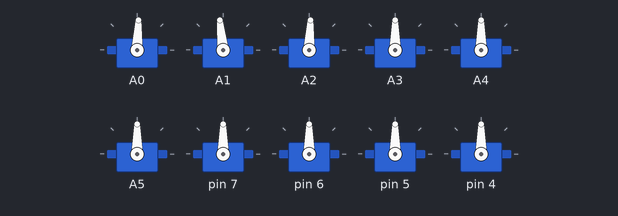
The sketch below on a simulated Arduino Uno, built with avr-gcc and run on an emulated ATmega328P. Shown: 10 × servo.

Above: at 2.2 s.
At 3.15 s:
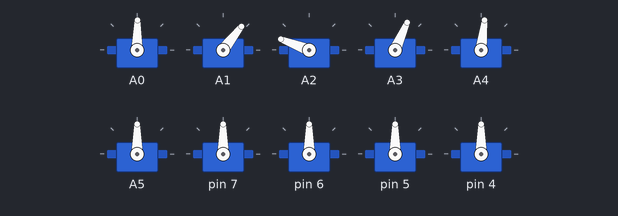
At 4.15 s:
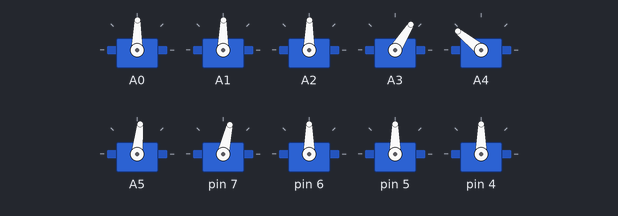
At 6.15 s:
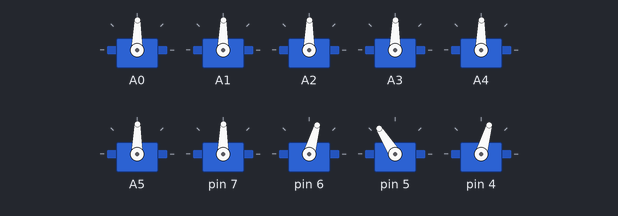
At 8.25 s:
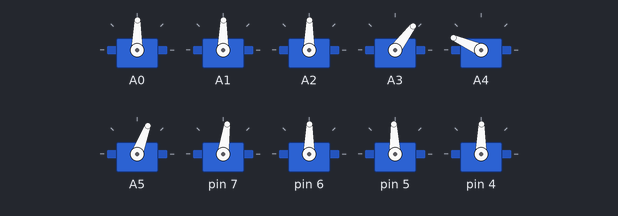
At 10.4 s:
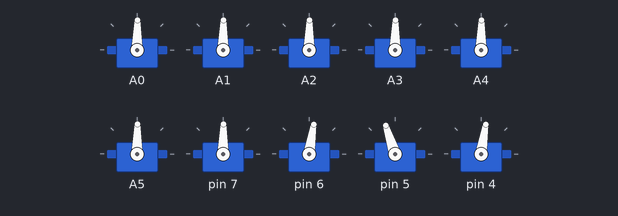
Timing chart, 0 to 13.0 s (numbered marks = the images above):
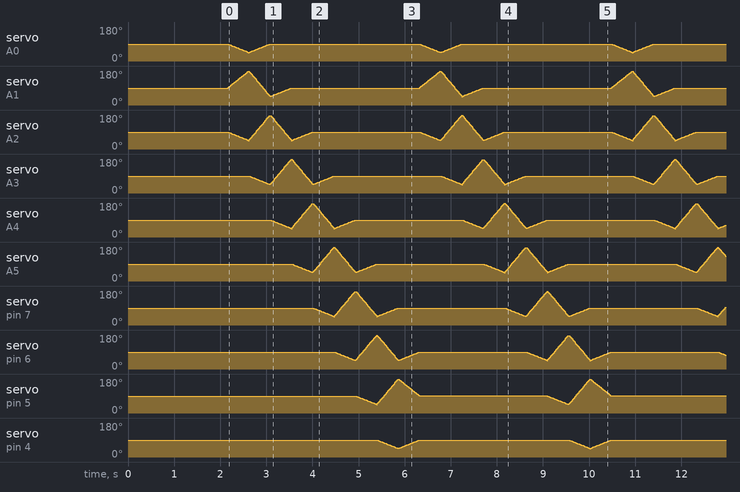

Measured:
- by itself, servo on A0, servo on pin 4: moves between 45° and 90°, repeating every 8.3 s

The sketch:

servos_testing.ino
```cpp
#include <Servo.h>

Servo myServos[10]; //create 10 servos


void setup() {
  Serial.begin(9600);
  //The following code can be cleaned up in a single for-loop if you solder the wires in a more continuous pattern than I did
  //Order of servos is such that myServos[0]=tail segment, and myServos[9]=head segment
  myServos[0].attach(A0);
  myServos[1].attach(A1);
  myServos[2].attach(A2);
  myServos[3].attach(A3);
  myServos[4].attach(A4);
  myServos[5].attach(A5);
  myServos[6].attach(7);
  myServos[7].attach(6);
  myServos[8].attach(5);
  myServos[9].attach(4);

  //Initialise snake in a straight line
  for(int i=0; i<10; i++){
    myServos[i].write(90);
    delay(15);
  }
  delay(2000);
}

void test(){
  for(int pos = 0; pos < 45; pos +=  1){
    myServos[0].write(90-pos);
    myServos[1].write(90+2*pos);
    myServos[2].write(90-pos);
    delay(10);
  }

  for(int i=0; i<7; i+= 1){
    for(int pos = 0; pos < 45; pos +=  1){
      myServos[i].write(45+pos);
      myServos[i+1].write(180-3*pos);
      myServos[i+2].write(45+3*pos);
      myServos[i+3].write(90-pos);
      delay(10);
    }
  }

  for(int pos = 0; pos < 45; pos +=  1){
    myServos[7].write(45+pos);
    myServos[8].write(180-2*pos);
    myServos[9].write(45+pos);
    delay(10);
  }
}

void loop() {
  test();
}
```
